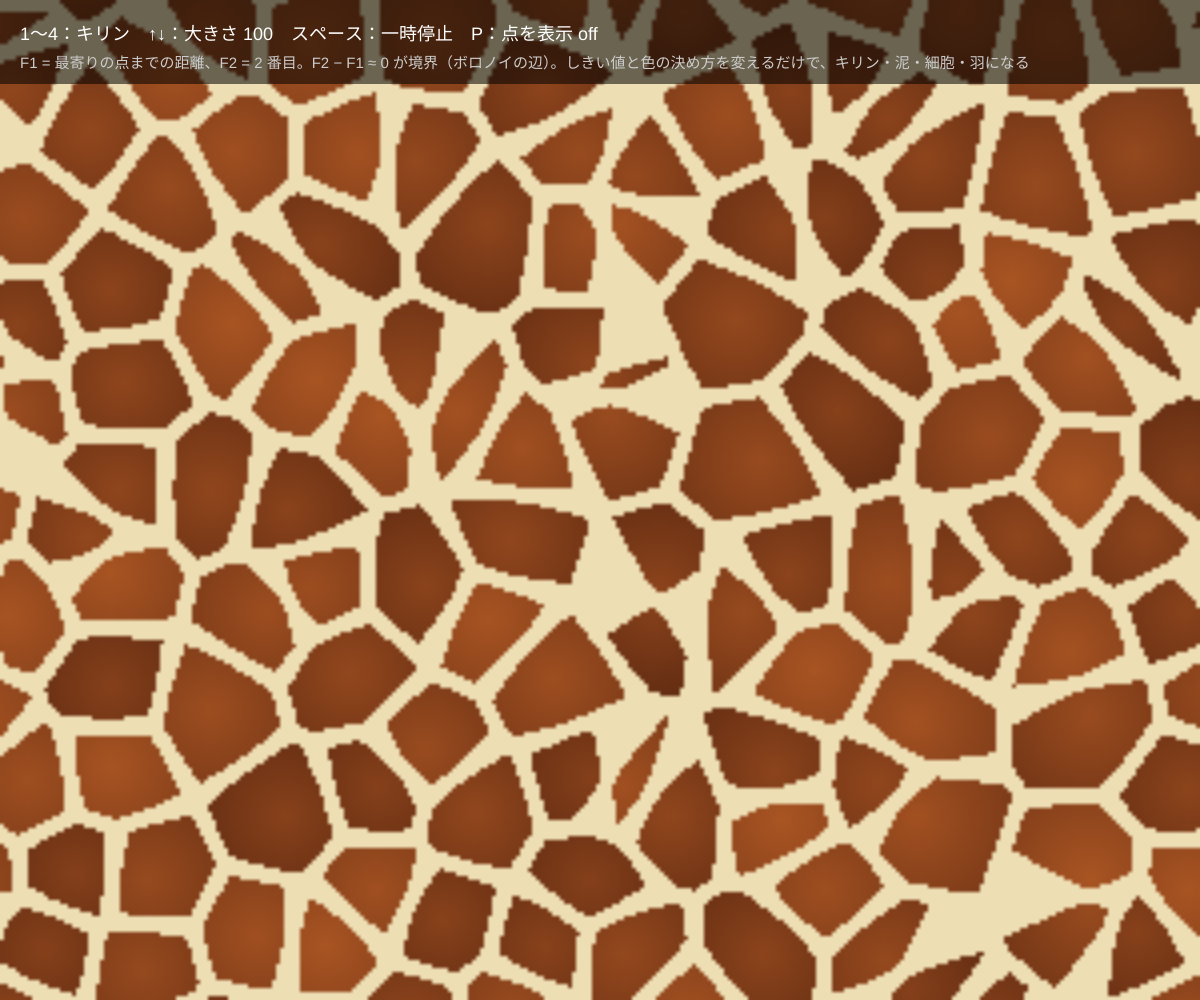
Frame 1 (no input)
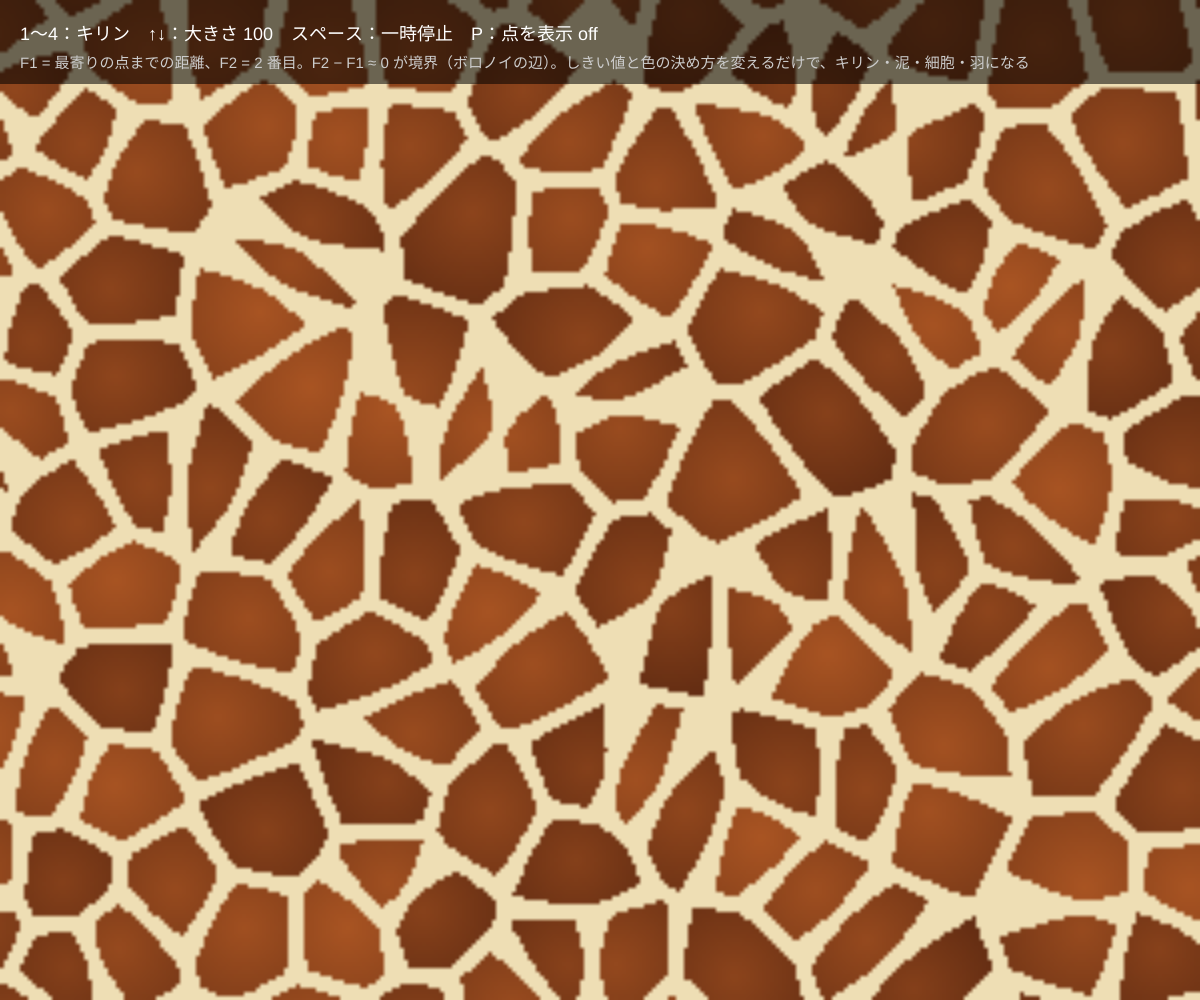
Frame 60 (no input)
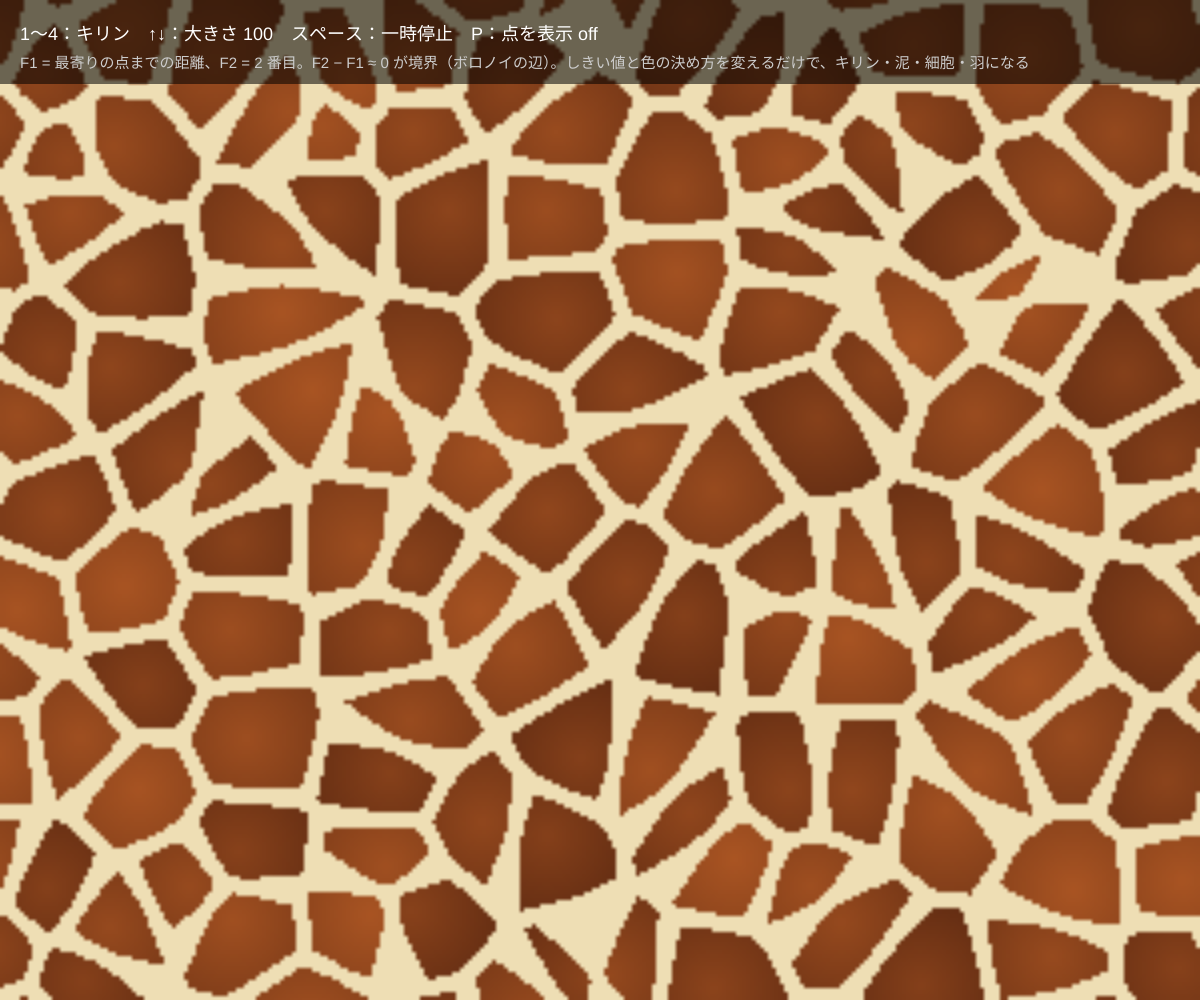
Frame 120 (the mouse pressed at the canvas centre since frame 60)

The p5.js sketch that drew these frames (run headless with seeded random() and noise() and a simulated clock; from frame 60 on, the mouse is pressed at the canvas centre):

// p5.js sketch
// ── sketch.js
// ============================================
// 10 自然の中のボロノイ（ウォーリーノイズ）
// キリンの模様、ひび割れた泥、細胞、トンボの羽 … 自然にはボロノイ図のような模様がたくさんある
//   ウォーリーノイズ：F1 = いちばん近い点までの距離、F2 = 2 番目に近い点までの距離。F2 − F1 が小さい所 = 境界
//   点はマス目に 1 個ずつ置くので、調べるのはまわり 3×3 マスの 9 個だけ → 速い
// 1 = キリン / 2 = ひび割れた泥 / 3 = 細胞 / 4 = トンボの羽 / ↑↓ = 模様の大きさ / スペース = 一時停止 / P = 点を表示
// ============================================

let style = 1;
let gs = 100;             // ★ マス目の大きさ（画面の px。大きいほど模様が大きい）
let res = 4;              // ★ 何画素ずつまとめて計算するか
let buf, gw, gh;
let t = 0, paused = false, showPts = false;
let seeds = [];           // マスごとの乱数（点の位置と色のゆらぎ）
let fx, fy, fv, cw, ch;   // このフレームの点の位置（マスごとに 1 回だけ計算しておく）
let names = ['', 'キリン', 'ひび割れた泥', '細胞', 'トンボの羽'];

function setup() {
  createCanvas(windowWidth, windowHeight);
  colorMode(HSB, 360, 100, 100, 100);
  gw = ceil(width / res); gh = ceil(height / res);
  buf = createGraphics(gw, gh);
  buf.pixelDensity(1);
  for (let i = 0; i < 4096; i++) seeds.push({ a: random(TWO_PI), b: random(TWO_PI), s: random(0.5, 1.5), v: random() });
}

function seedOf(i, j) { return seeds[((i * 73856093) ^ (j * 19349663)) >>> 0 & 4095]; }
// マス (i, j) の点の位置（ゆっくり動く）
function featurePoint(i, j) {
  let s = seedOf(i, j);
  return { x: i + 0.5 + 0.4 * Math.sin(t * s.s + s.a), y: j + 0.5 + 0.4 * Math.sin(t * s.s * 0.8 + s.b), v: s.v };
}

// ★ ウォーリーノイズ：F1, F2 と、いちばん近い点の乱数 v を返す
function worley(x, y) {
  let ci = Math.floor(x), cj = Math.floor(y), f1 = 9, f2 = 9, v = 0;
  for (let j = cj - 1; j <= cj + 1; j++) for (let i = ci - 1; i <= ci + 1; i++) {
    let k = (i + 1) + (j + 1) * cw;
    let d = Math.sqrt((fx[k] - x) ** 2 + (fy[k] - y) ** 2);
    if (d < f1) { f2 = f1; f1 = d; v = fv[k]; } else if (d < f2) f2 = d;
  }
  return [f1, f2, v];
}

// ★ 模様ごとの色の決め方（F1, F2 − F1 を使う）
function shade(f1, f2, v, x, y) {
  let e = f2 - f1, lw = res * (style === 4 ? 1.6 : 1) * 1.8 / gs;   // lw = 線が途切れない最低の太さ（画素 2〜3 個分）
  if (style === 1) {                                    // キリン：太いクリーム色のすき間と茶色のまだら
    if (e < 0.16) return [238, 222, 180];
    let k = 0.75 + 0.25 * v - 0.25 * f1;
    return [150 * k + 20, 85 * k, 35 * k];
  }
  if (style === 2) {                                    // ひび割れた泥：細い黒いひびと、縁が反り返った明るい土
    if (e < max(0.05, lw)) return [45, 30, 20];
    let k = 0.7 + 0.35 * Math.min(1, e * 2) + 0.1 * v;
    return [160 * k, 118 * k, 78 * k];
  }
  if (style === 3) {                                    // 細胞：明るい膜、紫の核、ピンクの細胞質
    if (e < max(0.06, lw)) return [250, 235, 245];
    if (f1 < 0.16 + 0.05 * v) return [90, 40, 120];
    let k = 1 - 0.5 * f1;
    return [230 * k, 120 * k + 40 * v, 170 * k];
  }
  // トンボの羽：細い脈と、虹色に光る膜
  if (e < max(0.035, lw)) return [30, 35, 40];
  let h = (200 + 120 * f1 + 40 * Math.sin(x * 0.05)) % 360, c = hsbToRgb(h, 25 + 20 * v, 92 - 25 * f1);
  return c;
}

function paintBuffer() {
  buf.loadPixels();
  let px = buf.pixels;
  let sx = style === 4 ? 0.55 : 1, sy = style === 4 ? 1.6 : 1;   // トンボの羽は横に長いセル
  cw = ceil(width * sx / gs) + 3; ch = ceil(height * sy / gs) + 3;
  fx = new Float32Array(cw * ch); fy = new Float32Array(cw * ch); fv = new Float32Array(cw * ch);
  for (let j = -1; j < ch - 1; j++) for (let i = -1; i < cw - 1; i++) {
    let p = featurePoint(i, j), k = (i + 1) + (j + 1) * cw;
    fx[k] = p.x; fy[k] = p.y; fv[k] = p.v;
  }
  for (let gy = 0; gy < gh; gy++) for (let gx = 0; gx < gw; gx++) {
    let x = (gx + 0.5) * res * sx / gs, y = (gy + 0.5) * res * sy / gs;
    let [f1, f2, v] = worley(x, y);
    let c = shade(f1, f2, v, gx, gy), k = 4 * (gx + gy * gw);
    px[k] = c[0]; px[k + 1] = c[1]; px[k + 2] = c[2]; px[k + 3] = 255;
  }
  buf.updatePixels();
}

function draw() {
  if (!paused) t += 0.01;
  paintBuffer();
  image(buf, 0, 0, gw * res, gh * res);
  if (showPts) {
    let sx = style === 4 ? 0.55 : 1, sy = style === 4 ? 1.6 : 1;
    noStroke(); fill(0, 0, 100);
    for (let j = 0; j < ch - 2; j++) for (let i = 0; i < cw - 2; i++) {
      let p = featurePoint(i, j);
      circle(p.x * gs / sx, p.y * gs / sy, 6);
    }
  }
  noStroke(); fill(0, 0, 0, 55); rect(0, 0, width, 84);
  fill(0, 0, 100); textSize(18);
  text('1〜4：' + names[style] + '　↑↓：大きさ ' + gs + '　スペース：' + (paused ? '再開' : '一時停止') + '　P：点を表示 ' + (showPts ? 'ON' : 'off'), 20, 40);
  fill(0, 0, 80); textSize(15);
  text('F1 = 最寄りの点までの距離、F2 = 2 番目。F2 − F1 ≈ 0 が境界（ボロノイの辺）。しきい値と色の決め方を変えるだけで、キリン・泥・細胞・羽になる', 20, 68);
}

function keyPressed() {
  if (key === '1' || key === '2' || key === '3' || key === '4') style = int(key);
  if (key === UP_ARROW) gs = min(300, gs + 10);
  if (key === DOWN_ARROW) gs = max(30, gs - 10);
  if (key === ' ') paused = !paused;
  if (key === 'p' || key === 'P') showPts = !showPts;
}

// ---------- やってみよう ----------
// 1. キリン（1）のしきい値 0.16 を 0.05 や 0.3 にしてみよう。どの動物に見える？（ヒョウ？ カメの甲羅？）
// 2. F1 だけで明るさを決めると「泡」や「水面のゆらぎ（コースティクス）」のように見える。shade を書きかえよう
// 3. 点を 2 段階（大きなマスと小さなマス）重ねて、大きなひびと小さなひびのある泥にしよう
// 4. 0.4 * Math.sin の 0.4 を 0 にすると、点がマスの中心にそろう。模様はどうなる？（正方形のタイル）

// 色の変換（HSB → RGB 0〜255）
function hsbToRgb(h, s, b) {
  s /= 100; b /= 100;
  let k = (n) => (n + h / 60) % 6;
  let f = (n) => b * (1 - s * Math.max(0, Math.min(k(n), 4 - k(n), 1)));
  return [255 * f(5), 255 * f(3), 255 * f(1)];
}
